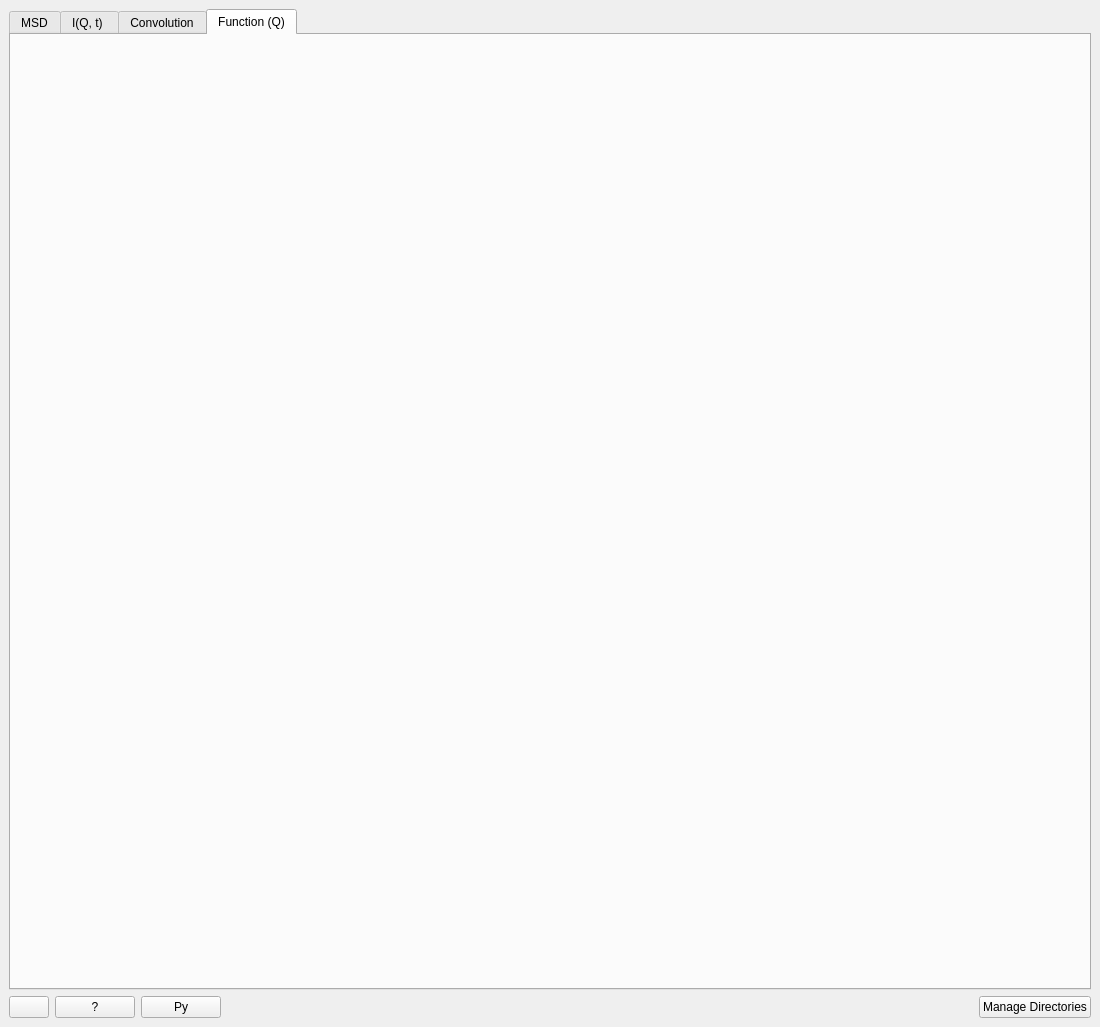
<?xml version="1.0" encoding="UTF-8"?>
<ui version="4.0">
 <class>QENSFitting</class>
 <widget class="QMainWindow" name="QENSFitting">
  <property name="geometry">
   <rect>
    <x>0</x>
    <y>0</y>
    <width>1100</width>
    <height>1027</height>
   </rect>
  </property>
  <property name="sizePolicy">
   <sizepolicy hsizetype="MinimumExpanding" vsizetype="MinimumExpanding">
    <horstretch>0</horstretch>
    <verstretch>0</verstretch>
   </sizepolicy>
  </property>
  <property name="minimumSize">
   <size>
    <width>200</width>
    <height>200</height>
   </size>
  </property>
  <property name="windowTitle">
   <string>Inelastic QENS Fitting</string>
  </property>
  <widget class="QWidget" name="centralwidget">
   <property name="sizePolicy">
    <sizepolicy hsizetype="MinimumExpanding" vsizetype="MinimumExpanding">
     <horstretch>0</horstretch>
     <verstretch>0</verstretch>
    </sizepolicy>
   </property>
   <property name="minimumSize">
    <size>
     <width>200</width>
     <height>200</height>
    </size>
   </property>
   <layout class="QVBoxLayout" name="verticalLayout">
    <item>
     <widget class="QTabWidget" name="twIDATabs">
      <property name="enabled">
       <bool>true</bool>
      </property>
      <property name="minimumSize">
       <size>
        <width>0</width>
        <height>0</height>
       </size>
      </property>
      <property name="toolTip">
       <string/>
      </property>
      <property name="tabShape">
       <enum>QTabWidget::Rounded</enum>
      </property>
      <property name="currentIndex">
       <number>3</number>
      </property>
      <widget class="QWidget" name="tabMSD">
       <attribute name="title">
        <string>MSD</string>
       </attribute>
       <attribute name="toolTip">
        <string>&lt;html&gt;&lt;head/&gt;&lt;body&gt;&lt;p&gt;&lt;span style=&quot; font-weight:600;&quot;&gt;MSD: &lt;/span&gt;&lt;span style=&quot; font-style:italic;&quot;&gt;Mean Square Displacements for different fit models.&lt;/span&gt;&lt;/p&gt;&lt;/body&gt;&lt;/html&gt;</string>
       </attribute>
      </widget>
      <widget class="QWidget" name="tabIqt">
       <attribute name="title">
        <string>I(Q, t) </string>
       </attribute>
       <attribute name="toolTip">
        <string>&lt;html&gt;&lt;head/&gt;&lt;body&gt;&lt;p&gt;&lt;span style=&quot; font-weight:600;&quot;&gt;I(Q,t): &lt;/span&gt;&lt;span style=&quot; font-style:italic;&quot;&gt;Fit exponentials, stretch exponentials and TeixeiraWater model to I(Q,t) curves.&lt;/span&gt;&lt;/p&gt;&lt;/body&gt;&lt;/html&gt;</string>
       </attribute>
      </widget>
      <widget class="QWidget" name="tabConvolution">
       <attribute name="title">
        <string>Convolution</string>
       </attribute>
       <attribute name="toolTip">
        <string>&lt;html&gt;&lt;head/&gt;&lt;body&gt;&lt;p&gt;&lt;span style=&quot; font-weight:600;&quot;&gt;Convolution: &lt;/span&gt;&lt;span style=&quot; font-style:italic;&quot;&gt;Fit models (typically lorentzians) based on the convolution of S(Q,w) and R(Q,w) curves, requires resolution file.&lt;/span&gt;&lt;/p&gt;&lt;/body&gt;&lt;/html&gt;</string>
       </attribute>
      </widget>
      <widget class="QWidget" name="tabFunctionQ">
       <attribute name="title">
        <string>Function (Q)</string>
       </attribute>
       <attribute name="toolTip">
        <string>&lt;html&gt;&lt;head/&gt;&lt;body&gt;&lt;p&gt;&lt;span style=&quot; font-weight:600;&quot;&gt;Function(Q): &lt;/span&gt;&lt;span style=&quot; font-style:italic;&quot;&gt;Fits the FWHM or the EISF vs. Q resulting from convolution fitting analysis to different diffusion models.&lt;/span&gt;&lt;/p&gt;&lt;/body&gt;&lt;/html&gt;</string>
       </attribute>
      </widget>
     </widget>
    </item>
    <item>
     <layout class="QHBoxLayout" name="layout_bottom">
      <item>
       <widget class="QPushButton" name="pbSettings">
        <property name="sizePolicy">
         <sizepolicy hsizetype="Minimum" vsizetype="Fixed">
          <horstretch>0</horstretch>
          <verstretch>0</verstretch>
         </sizepolicy>
        </property>
        <property name="minimumSize">
         <size>
          <width>0</width>
          <height>0</height>
         </size>
        </property>
        <property name="maximumSize">
         <size>
          <width>16777215</width>
          <height>16777215</height>
         </size>
        </property>
       </widget>
      </item>
      <item>
       <widget class="QPushButton" name="pbHelp">
        <property name="enabled">
         <bool>true</bool>
        </property>
        <property name="sizePolicy">
         <sizepolicy hsizetype="Minimum" vsizetype="Fixed">
          <horstretch>0</horstretch>
          <verstretch>0</verstretch>
         </sizepolicy>
        </property>
        <property name="maximumSize">
         <size>
          <width>16777215</width>
          <height>16777215</height>
         </size>
        </property>
        <property name="toolTip">
         <string>Open interface help page in your web browser.</string>
        </property>
        <property name="text">
         <string>?</string>
        </property>
       </widget>
      </item>
      <item>
       <widget class="QPushButton" name="pbPythonExport">
        <property name="enabled">
         <bool>true</bool>
        </property>
        <property name="sizePolicy">
         <sizepolicy hsizetype="Minimum" vsizetype="Fixed">
          <horstretch>0</horstretch>
          <verstretch>0</verstretch>
         </sizepolicy>
        </property>
        <property name="maximumSize">
         <size>
          <width>16777215</width>
          <height>16777215</height>
         </size>
        </property>
        <property name="toolTip">
         <string>Export a Python script for the algorithms run on this tab.</string>
        </property>
        <property name="text">
         <string>Py</string>
        </property>
       </widget>
      </item>
      <item>
       <spacer name="horizontalSpacer_14">
        <property name="orientation">
         <enum>Qt::Horizontal</enum>
        </property>
        <property name="sizeHint" stdset="0">
         <size>
          <width>40</width>
          <height>20</height>
         </size>
        </property>
       </spacer>
      </item>
      <item>
       <widget class="QPushButton" name="pbManageDirs">
        <property name="text">
         <string>Manage Directories</string>
        </property>
       </widget>
      </item>
     </layout>
    </item>
   </layout>
  </widget>
 </widget>
 <tabstops>
  <tabstop>twIDATabs</tabstop>
  <tabstop>pbHelp</tabstop>
  <tabstop>pbManageDirs</tabstop>
 </tabstops>
 <resources>
  <include location="../../../MantidPlot/icons/icons.qrc"/>
 </resources>
 <connections/>
</ui>
